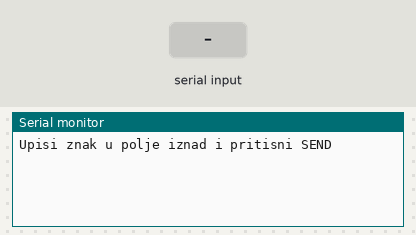
Bench run of a program on a simulated ATmega328P, built with avr-gcc and emulated at 16 MHz. Parts: the last lines printed to the serial monitor. The test bench sets the inputs (shaded band).

Above: at 1.2 s.
1.3 s: "1\n" received over Serial
At 1.7 s:
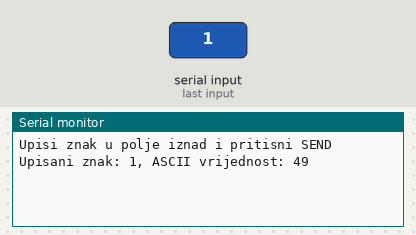
2.8 s: "0\n" received over Serial
At 4.0 s:
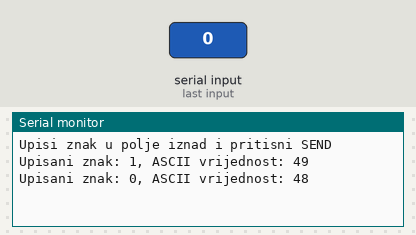
4.3 s: "2\n" received over Serial
At 5.1 s:
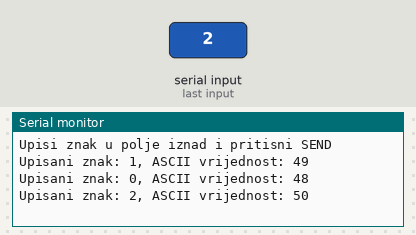

The program:

main.c
```c
/*
 * Zadatak 4.c
 *
 * Created: 3.5.2020. 18:19:21
 * Author : Josip Prpi? 4.H
 */

#define FOSC 16000000
#define BAUD 9600
#define MYUBRR FOSC/16/BAUD-1
#include <avr/io.h>
#include<util/delay.h>
void USART_Init (unsigned int ubrr)
{
	//postavljanje baud rate
	UBRR0H = (unsigned char)(ubrr>>8);
	UBRR0L = (unsigned char)ubrr;
	//omogu?avanje RX i TX
	UCSR0B = (1<<RXEN0)|(1<<TXEN0);
	//Namje tanje postavki prijenosa - 8b data i 2 stop bita
	UCSR0C = (1<<USBS0)|(3<<UCSZ00);
}
void UART_send(unsigned char data)
{
	// ?ekaj dok se buffer ne isprazni
	while(!(UCSR0A & (1 << UDRE0)));

	// spremi podatke
	UDR0 = data;
}
unsigned char USART_Receive(void)
{
	//pri?ekaj dok ne primi podatke
	while (!(UCSR0A & (1<<RXC0)))
	;
	//vrati podatke iz buffera
	return UDR0;
}
int main(void)
{
	//Arduino naredba: Serial.begin()
	USART_Init(MYUBRR);
	char initMessage[40] = "Upisi znak u polje iznad i pritisni SEND";
	for (int i=0; i<40; i++)
	{
		UART_send(initMessage[i]);
	}
	UART_send('\n');
	while (1)
	{
		char c = USART_Receive();
		int val = c;
		char str[2];
		sprintf(str,"%d",val);

		if(str[0]!='1' || str[1]!='0')
		{
			char txt[14] = "Upisani znak: ";
			char txt2[20] = ", ASCII vrijednost: ";
			for (int i=0; i<14; i++)
			{
				UART_send(txt[i]);
			}
			UART_send(c);
			for (int i=0; i<20; i++)
			{
				UART_send(txt2[i]);
			}
			UART_send(str[0]);
			UART_send(str[1]);
			UART_send('\n');
		}
	}
}
```

Measured:
- after the input at 1.3 s, the serial monitor: prints a new line at once (image 1)
- after the input at 2.8 s, the serial monitor: prints a new line at once (image 2)
- after the input at 4.3 s, the serial monitor: prints a new line at once (image 3)
